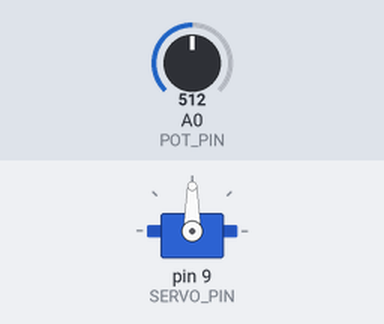
This sketch was run on a simulated Arduino Uno, built with avr-gcc and run on an emulated ATmega328P. On the bench: servo. The test bench sets the inputs (shaded band); at power-on: A0 (POT_PIN) = 512.

Above: at 1.2 s.
1.3 s: A0 (POT_PIN) set to 716
At 2.4 s:
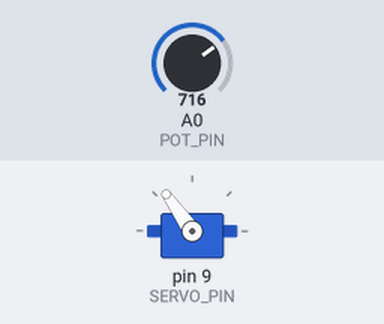
2.8 s: A0 (POT_PIN) set to 900
At 3.2 s:
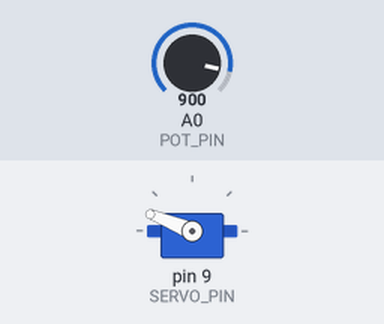
4.3 s: A0 (POT_PIN) set to 1023
At 4.7 s:
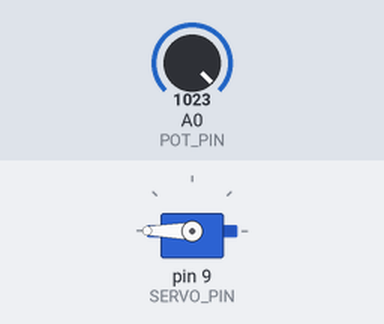
5.8 s: A0 (POT_PIN) set to 306
At 6.7 s:
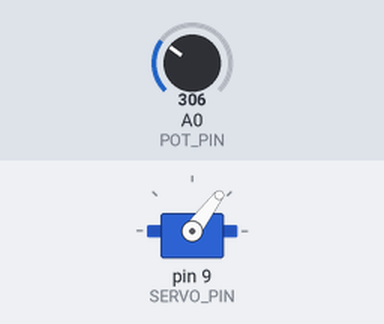
7.3 s: A0 (POT_PIN) set to 122
At 8.2 s:
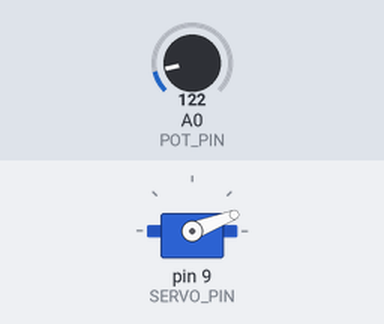
Timing chart, 0 to 9.8 s (numbered marks = the images above; inputs shaded):
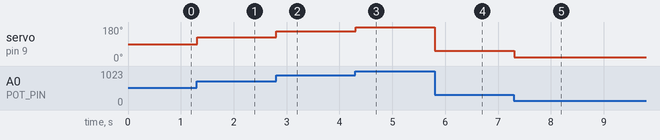

Measured:
- after the input at 1.3 s, servo on pin 9 (SERVO_PIN): 90° → 125° at once
- after the input at 2.8 s, servo on pin 9 (SERVO_PIN): 125° → 158° at once
- after the input at 4.3 s, servo on pin 9 (SERVO_PIN): 158° → 180° at once
- after the input at 5.8 s, servo on pin 9 (SERVO_PIN): 180° → 53° at once
- after the input at 7.3 s, servo on pin 9 (SERVO_PIN): 53° → 21° at once

The sketch:

servoknob.ino
```cpp
/*
 Controlling a servo position using a potentiometer (variable resistor)
 by Michal Rinott <http://people.interaction-ivrea.it/m.rinott>

 modified on 8 Nov 2013
 by Scott Fitzgerald
 http://www.arduino.cc/en/Tutorial/Knob
*/

#include <Servo.h>

Servo myservo;  // create servo object to control a servo

const int POT_PIN = 0;  // analog pin used to connect the potentiometer
int potVal;    // variable to read the value from the analog pin

const int SERVO_PIN = 9;

void setup() {
  myservo.attach(SERVO_PIN);  // attaches the servo on pin 9 to the servo object
}

void loop() {
  potVal = analogRead(POT_PIN);            // reads the value of the potentiometer (value between 0 and 1023)
  potVal = map(potVal, 0, 1023, 0, 180);     // scale the value in [0, 1023] to a value in [0, 180] so it can be used with the servo.
  myservo.write(potVal);                  // sets the servo position according to the scaled value
  delay(15);                           // waits for the servo to get there
}
```
